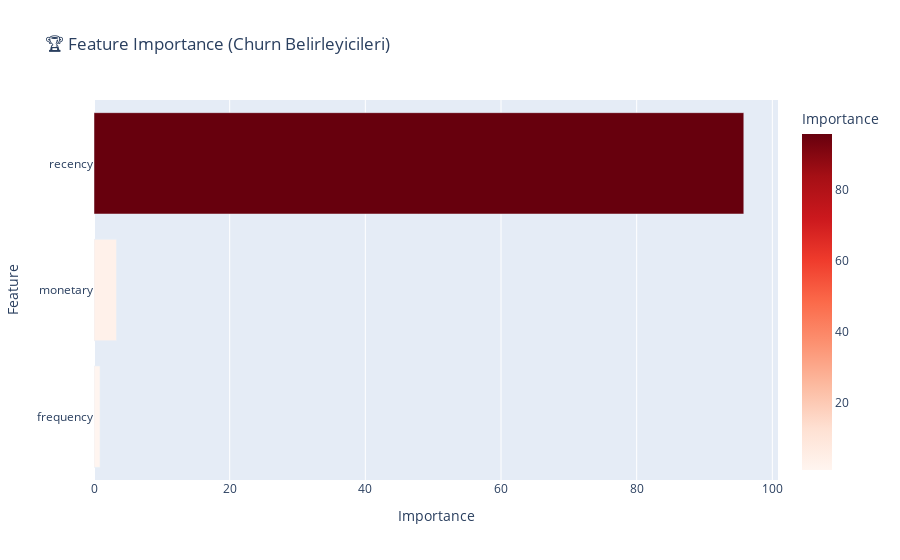

The notebook cell saved with this chart:
### Markdown cell above
## Adım 5: Feature Importance

**Soru:** Müşterinin churn edeceğini en çok hangi faktör belirliyor?

### Code cell
importance_df = pd.DataFrame({
    'Feature': feature_cols,
    'Importance': model.get_feature_importance()
}).sort_values('Importance', ascending=True)

fig = px.bar(importance_df, x='Importance', y='Feature', orientation='h',
             title='🏆 Feature Importance (Churn Belirleyicileri)',
             color='Importance', color_continuous_scale='Reds')
fig.show()

top_feature = importance_df.iloc[-1]
print(f"🏆 En önemli faktör: {top_feature['Feature']} (%{top_feature['Importance']:.1f})")
print(f"\n💡 Yorum: Recency en güçlü churn göstergesi - uzun süredir gelmeyen müşteri gitmiş demek.")

### Figure 1 — Plotly figure (JSON) as saved in the notebook; plotly's stock layout.template omitted (floating-point values rounded to 4 significant figures)
{"data": [{"alignmentgroup": "True", "hovertemplate": "Importance=%{marker.color}<br>Feature=%{y}<extra></extra>", "legendgroup": "", "marker": {"color": [0.8945, 3.311, 95.79], "coloraxis": "coloraxis", "pattern": {"shape": ""}}, "name": "", "offsetgroup": "", "orientation": "h", "showlegend": false, "textposition": "auto", "type": "bar", "x": [0.8945, 3.311, 95.79], "xaxis": "x", "y": ["frequency", "monetary", "recency"], "yaxis": "y"}], "layout": {"barmode": "relative", "coloraxis": {"colorbar": {"title": {"text": "Importance"}}, "colorscale": [[0, "rgb(255,245,240)"], [0.125, "rgb(254,224,210)"], [0.25, "rgb(252,187,161)"], [0.375, "rgb(252,146,114)"], [0.5, "rgb(251,106,74)"], [0.625, "rgb(239,59,44)"], [0.75, "rgb(203,24,29)"], [0.875, "rgb(165,15,21)"], [1, "rgb(103,0,13)"]]}, "legend": {"tracegroupgap": 0}, "title": {"text": "🏆 Feature Importance (Churn Belirleyicileri)"}, "xaxis": {"anchor": "y", "domain": [0, 1], "title": {"text": "Importance"}}, "yaxis": {"anchor": "x", "domain": [0, 1], "title": {"text": "Feature"}}}}
